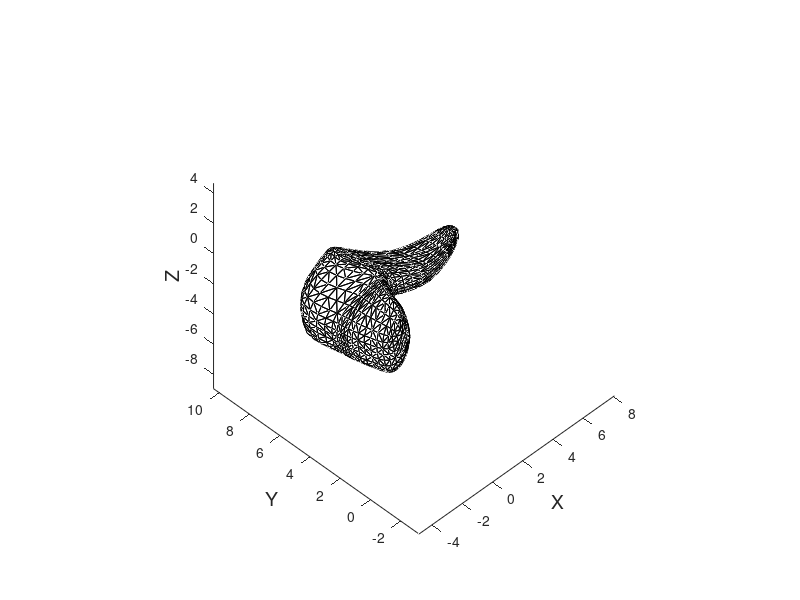

Write MATLAB code to recreate this figure. (Note: this script raises an error after producing the figure.)
%
% Make cross-sections of 3D objects defined in the Wavefront .obj file
%

% read the data file (Wavefront .obj file saved into a matlab structure, e.g., using read_wobj)
load( 'stomach+duodenum+pancreas.mat', 'O' );
% load( '12140_Skull_v3_L2.mat', 'O' );

% count the number of objects in the file
nobj = 0;
for i = 1 : length( O.objects )
    if strcmp( O.objects( i ).type, 'o' ) || strcmp( O.objects( i ).type, 'g' )
        nobj = nobj + 1; 
    end
end
fprintf( 'Found %d objects in the input file\n', nobj );

verts = O.vertices;
fprintf( 'Found %d vertices in the input file\n', size( verts, 1 ) );

% define cross-section planes
planes.n = [ 1 0 0; 0 1 0; 0 0 1 ]; % 3 cardinal crossections
planes.r = 1e-6 + [ 0 0 2; 0 0 2; 0 0 2 ]; % plane origins at [ 0, 0, 2 ]

figure( 'Position', [ 100, 100, 800, 800 ] ), hold on;
axis vis3d equal;
view( -45, 45 );
xlabel( 'X', 'FontSize', 14 );
ylabel( 'Y', 'FontSize', 14 );
zlabel( 'Z', 'FontSize', 14 );

for i = 1 : length( O.objects )
    if strcmp( O.objects( i ).type, 'o' ) || strcmp( O.objects( i ).type, 'g' ) % start of the new object or group
        objectName = O.objects( i ).data;
        disp( [ 'Processing object ' objectName ] ); % print out object name
    elseif strcmp( O.objects( i ).type, 'f' ) % object faces block
        faces = O.objects( i ).data.vertices;
        patch( 'Faces', faces, 'Vertices', verts, 'FaceAlpha', 0, 'EdgeAlpha', 1 ); % display the mesh
        
        % get intersection polygons for all planes
        polygons = mesh_xsections( verts, faces, planes, [], 2 );
        
        % draw the object polygons
        for s = 1 : numel( polygons )
            if ~isempty( polygons{ s } )
                for p = 1 : numel( polygons{ s } )
                    patch( polygons{ s }{ p }( :, 1 ), ...
                           polygons{ s }{ p }( :, 2 ), ...
                           polygons{ s }{ p }( :, 3 ), 'y', 'FaceAlpha', 0.5 );
                    plot3( polygons{ s }{ p }( :, 1 ), ...
                           polygons{ s }{ p }( :, 2 ), ...
                           polygons{ s }{ p }( :, 3 ), 'r*' );
                end
            end
        end
    end
end
